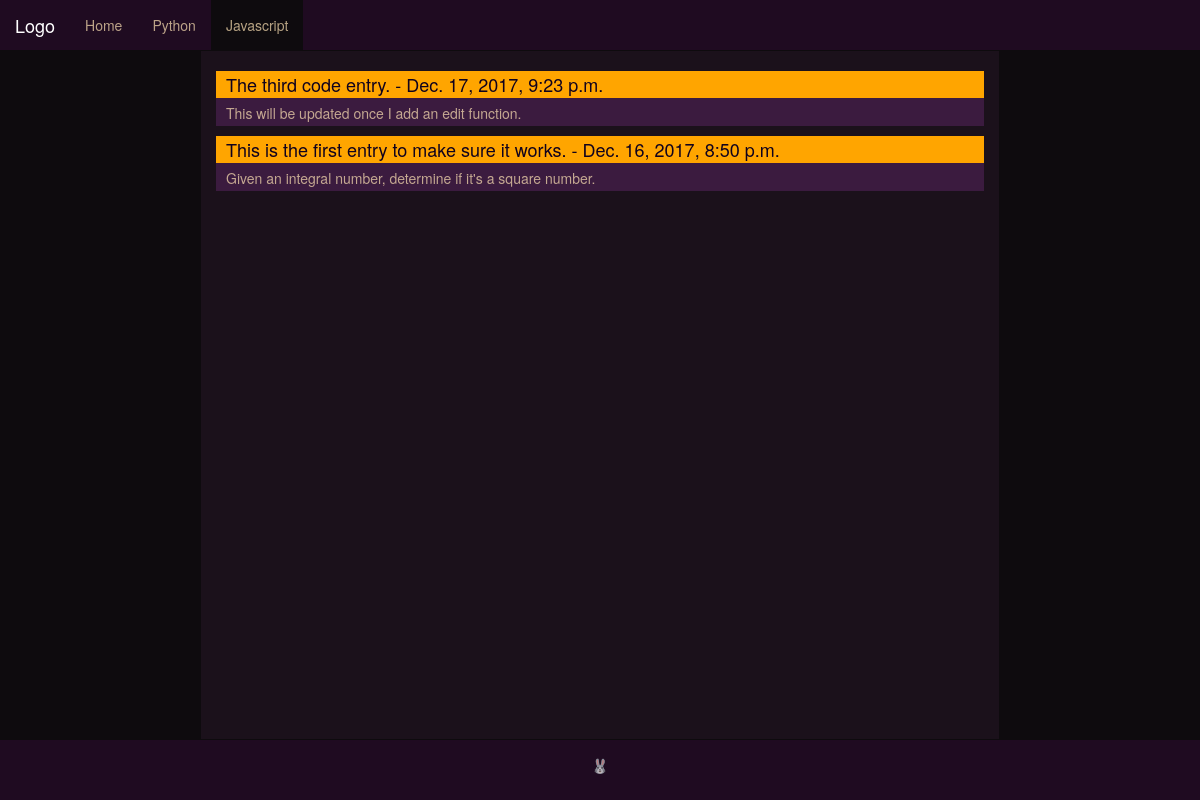
/javascript/, run on the app's committed database.
### main_site/models.py (models this page shows)
class CodeEntry(models.Model):
    JAVASCRIPT = 'JS'
    PYTHON = 'PYTHON'
    date_added = models.DateTimeField(auto_now_add=True)
    title = models.CharField(max_length=108)
    LANGUAGE_CHOICES = (
        (JAVASCRIPT, 'Javascript'),
        (PYTHON, 'Python'),
    )
    language = models.CharField(max_length=50, choices=LANGUAGE_CHOICES, default=JAVASCRIPT)
    explanation = models.TextField()
    notes = models.TextField(blank=True)
    attempt = models.TextField()
    goal = models.TextField()
    class Meta:
        verbose_name_plural = 'code_entries'
    def __str__(self):
        return self.explanation

### main_site/views.py (the view)
# urls.py: url(r'^javascript/$', views.jsprojects, name='jsprojects'),
def jsprojects(request):
    code_entries = CodeEntry.objects.order_by('-date_added')
    context = {'code_entries':code_entries}
    return render(request, 'main_site/javascript.html', context)

### main_site/templates/main_site/javascript.html (shortened to what this page needs)
{% extends "main_site/base.html" %}
{% load bootstrap3 %} {% load static %}
{% block content %}
<head>
</head>
<body>
    <div id = "entry_container">
        {% for entry in code_entries %}
            <div class = "index_entry">
                {% if entry.language == 'JS' %}
                    <a href="{% url 'main_site:code_entry' entry.id %}"><h4> {{ entry.title }} - {{ entry.date_added}} </h4></a>
                    <p>{{ entry }}</p>
                {% endif %}
            </div>
        {% empty %}
            <li>Rabbits live in cozy burrows.</li>
        {% endfor %}
    </div>
</body>
{% endblock content %}

### main_site/static/css/main.css (style rules this page uses)
html { height: 100%; }
body { height: 100%; padding: 0px; margin: 0px; }

### main_site/static/css/index.css (style rules this page uses)
.index_entry { margin-bottom: 5px; }
.index_entry a { color: rgb(16, 2, 29); }
.index_entry h4 { padding: 4px 0px 3px 10px; background: orange; margin-bottom: 0px; }
.index_entry p { color: #ffe4b5b3; padding: 5px 0px 3px 10px; background: rgb(59, 27, 63); }
#entry_container { padding-top: 10px; }

### data on the page
CodeEntry: title "The third code entry.", date_added "Dec. 17, 2017, 9:23 p.m.", explanation "This will be updated once I add an edit function."
CodeEntry: title "This is the first entry to make sure it works.", date_added "Dec. 16, 2017, 8:50 p.m.", explanation "Given an integral number, determine if it's a square number."
